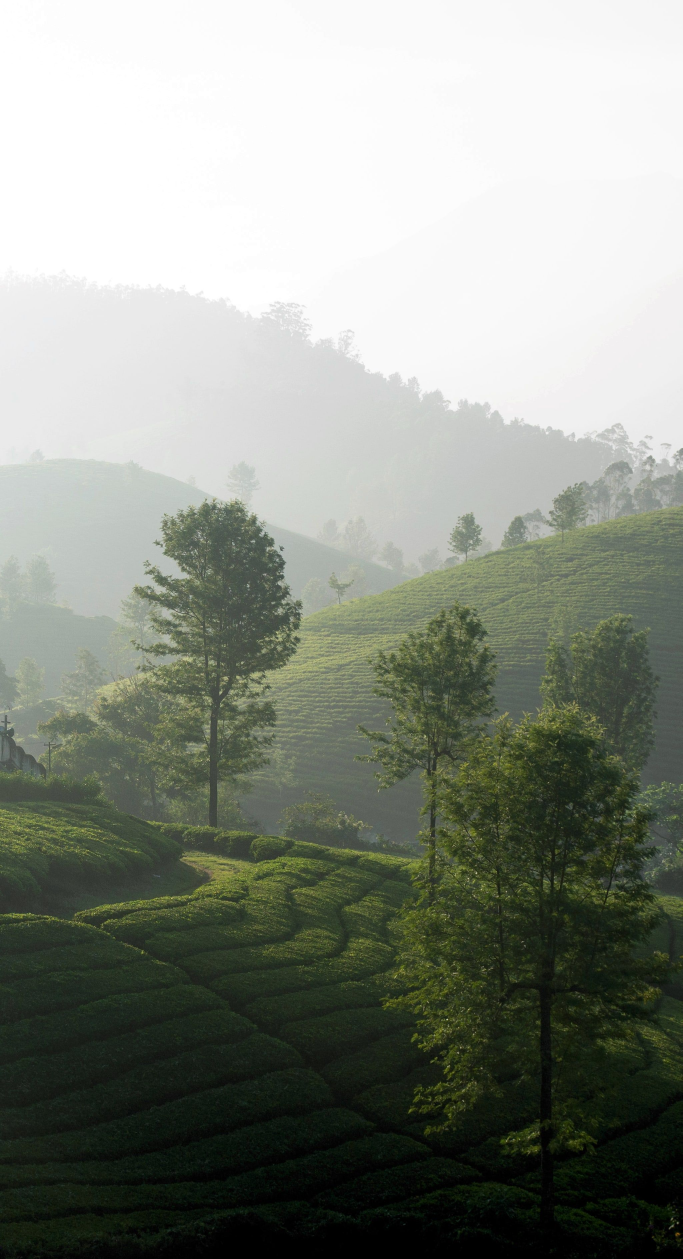
#> input picture gambar1.jpg, 2047 x 3777 px (shown at 1/3 size)
$ python Differenceimage.py
#> lines starting #> are read from the running program, lines starting #| are printed output that depends on the picture; after the words box and inside, x2 and y2 are one past the last pixel; in counts of white or black regions, pixels touching at a corner belong together
import cv2

# Load the two images
img1 = cv2.imread('gambar1.jpg')
#> img1 is the input picture: shape (3777, 2047, 3); mean B, G, R 132, 141.7, 136.7
img1 = cv2.resize(img1, (326, 536))
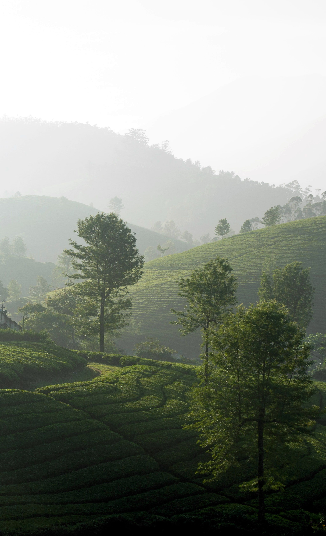
#> img1: shape (536, 326, 3); mean B, G, R 131.9, 141.6, 136.7
img2 = cv2.imread('gambar2.jpg')
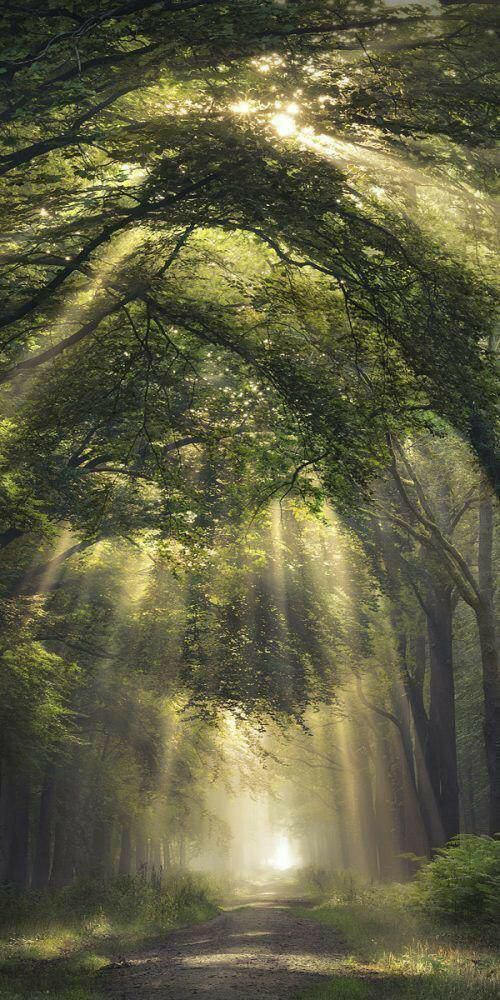
#> input picture gambar2.jpg, 500 x 1000 px
#> img2 is the input picture: shape (1000, 500, 3); mean B, G, R 65.7, 94.4, 95.7
img2 = cv2.resize(img2, (326, 536))
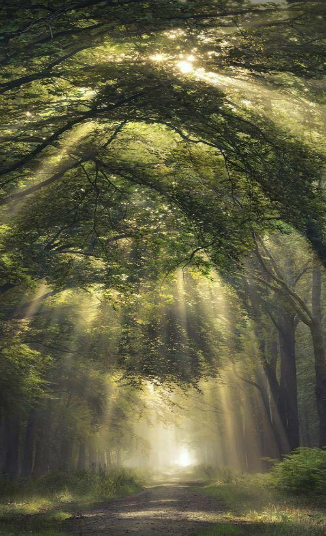
#> img2: shape (536, 326, 3); mean B, G, R 65.6, 94.3, 95.6

gray1 = cv2.cvtColor(img1, cv2.COLOR_BGR2GRAY)
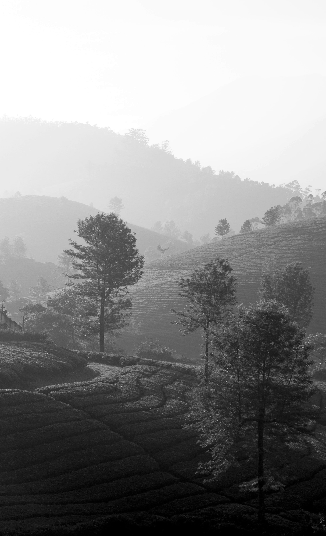
#> gray1: shape (536, 326); min 0, max 255, mean 139
gray2 = cv2.cvtColor(img2, cv2.COLOR_BGR2GRAY)
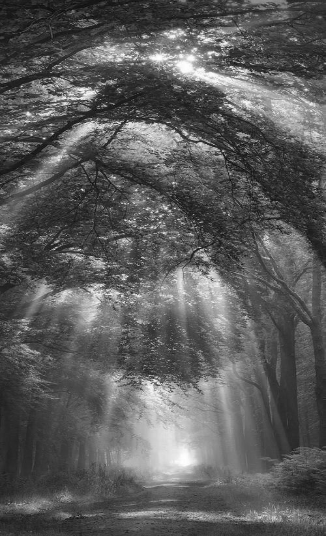
#> gray2: shape (536, 326); min 6, max 254, mean 91.4

diff = cv2.absdiff(gray1, gray2)
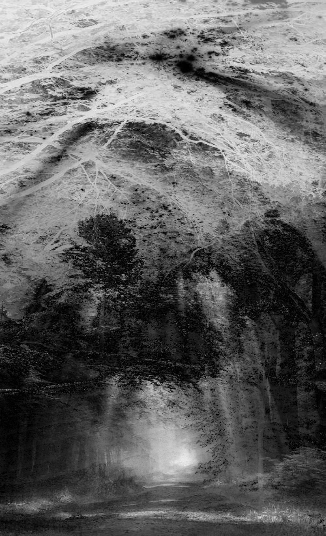
#> diff: shape (536, 326); min 0, max 242, mean 97.4

thresh = cv2.threshold(diff, 0, 255, cv2.THRESH_BINARY_INV | cv2.THRESH_OTSU)[1]
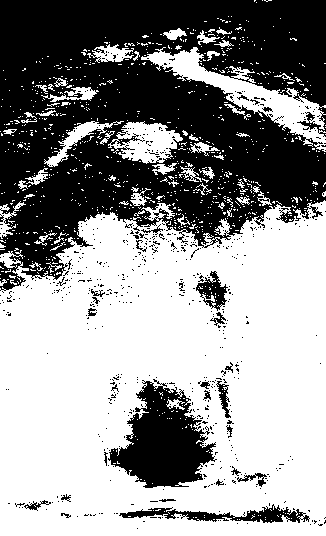
#> thresh: shape (536, 326); 57.8% white; 620 black regions (592 under 20 px), largest, box (x1, y1, x2, y2) and area: (0, 0, 326, 291) 62768, (108, 379, 217, 488) 6460, (119, 504, 310, 523) 1343

cv2.imshow('Difference Image', thresh)
cv2.imshow('image 1', img1)
cv2.imshow('image 2', img2)
cv2.waitKey(0)
